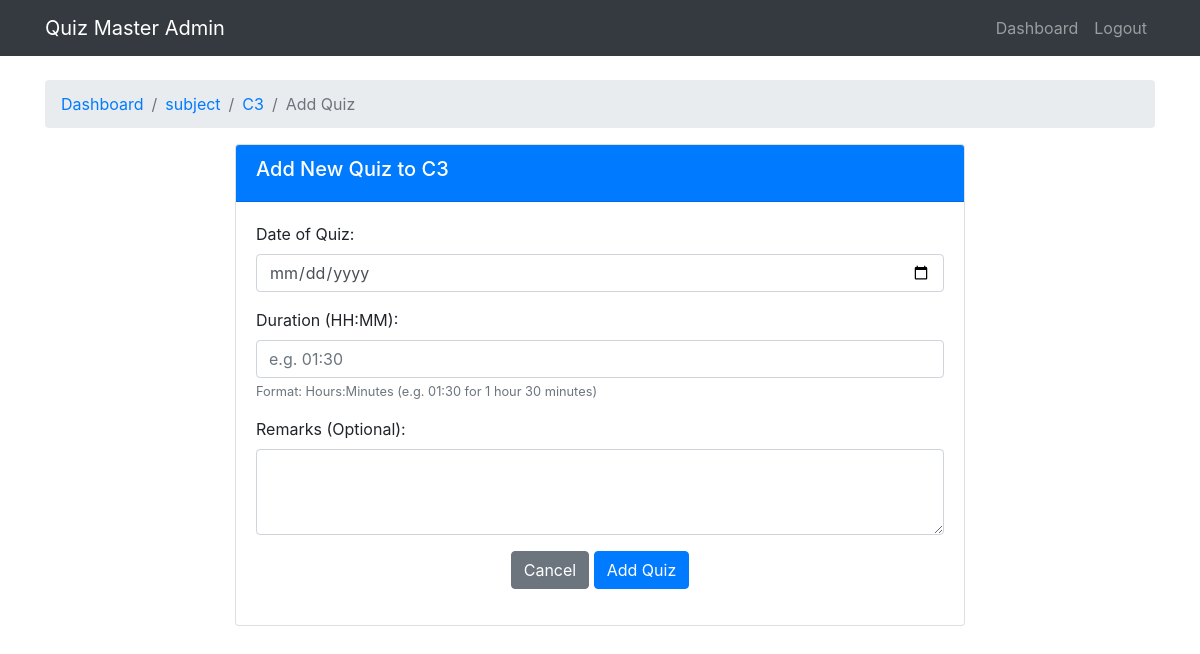
/admin/chapter/3/quiz/new (signed in), run on an earlier commit of the app's database.
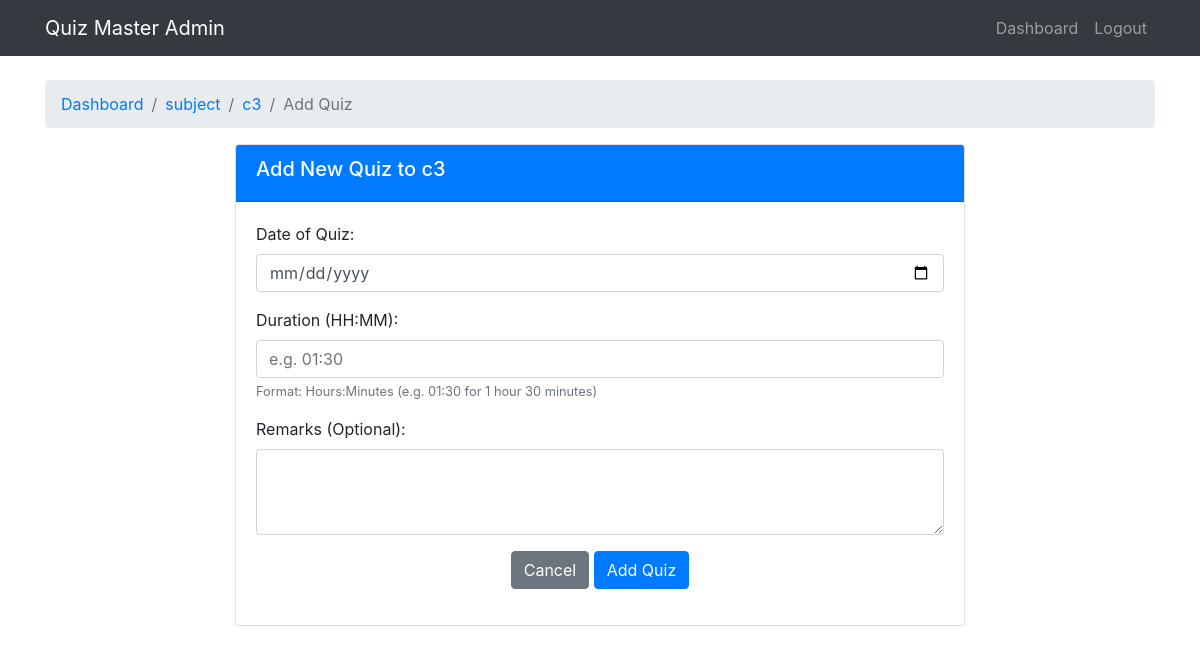
And on a later commit of the database.
### models/db_setup.py (models this page shows)
class Chapter(db.Model):
    id = db.Column(db.Integer, primary_key=True)
    name = db.Column(db.String(100), nullable=False)
    description = db.Column(db.Text)
    subject_id = db.Column(db.Integer, db.ForeignKey('subject.id'), nullable=False)
    quizzes = db.relationship('Quiz', backref='chapter', lazy=True, cascade="all, delete-orphan")

### controllers/admin.py (the view, shortened to what this page needs)
def add_quiz(chapter_id):
    if not session.get('is_admin'):
        return redirect(url_for('login'))
    chapter = Chapter.query.get_or_404(chapter_id)
    return render_template('admin/quiz_form.html', chapter=chapter)

### templates/admin/quiz_form.html (shortened to what this page needs)
<!DOCTYPE html>
<html lang="en">
<head>
    <link rel="stylesheet" href="https://stackpath.bootstrapcdn.com/bootstrap/4.5.2/css/bootstrap.min.css">
</head>
<body>
    <nav class="navbar navbar-expand-lg navbar-dark bg-dark">
        <div class="container">
            <a class="navbar-brand" href="#">Quiz Master Admin</a>
            <div class="collapse navbar-collapse" id="navbarNav">
                <ul class="navbar-nav ml-auto">
                    <li class="nav-item">
                        <a class="nav-link" href="{{ url_for('admin_dashboard') }}">Dashboard</a>
                    </li>
                    <li class="nav-item">
                        <a class="nav-link" href="{{ url_for('logout') }}">Logout</a>
                    </li>
                </ul>
            </div>
        </div>
    </nav>
    <div class="container mt-4">
        <nav aria-label="breadcrumb">
            <ol class="breadcrumb">
                <li class="breadcrumb-item"><a href="{{ url_for('admin_dashboard') }}">Dashboard</a></li>
                <li class="breadcrumb-item"><a href="{{ url_for('view_chapters', subject_id=chapter.subject.id) }}">{{ chapter.subject.name }}</a></li>
                <li class="breadcrumb-item"><a href="{{ url_for('view_quizzes', chapter_id=chapter.id) }}">{{ chapter.name }}</a></li>
                <li class="breadcrumb-item active">Add Quiz</li>
            </ol>
        </nav>
        <div class="row justify-content-center">
            <div class="col-md-8">
                <div class="card">
                    <div class="card-header bg-primary text-white">
                        <h5>Add New Quiz to {{ chapter.name }}</h5>
                    </div>
                    <div class="card-body">
                        <form method="POST">
                            <div class="form-group">
                                <label for="date_of_quiz">Date of Quiz:</label>
                                <input type="date" class="form-control" id="date_of_quiz" name="date_of_quiz" required>
                            </div>
                            <div class="form-group">
                                <label for="time_duration">Duration (HH:MM):</label>
                                <input type="text" class="form-control" id="time_duration" name="time_duration"
                                       placeholder="e.g. 01:30" pattern="[0-9]{2}:[0-9]{2}" required>
                                <small class="form-text text-muted">Format: Hours:Minutes (e.g. 01:30 for 1 hour 30 minutes)</small>
                            </div>
                            <div class="form-group">
                                <label for="remarks">Remarks (Optional):</label>
                                <textarea class="form-control" id="remarks" name="remarks" rows="3"></textarea>
                            </div>
                            <div class="form-group text-center">
                                <a href="{{ url_for('view_quizzes', chapter_id=chapter.id) }}" class="btn btn-secondary">Cancel</a>
                                <button type="submit" class="btn btn-primary">Add Quiz</button>
                            </div>
                        </form>
                    </div>
                </div>
            </div>
        </div>
    </div>
</body>
</html>

What changed in the data, as far as the page shows it:
changed Chapter: name "C3" → "c3"
